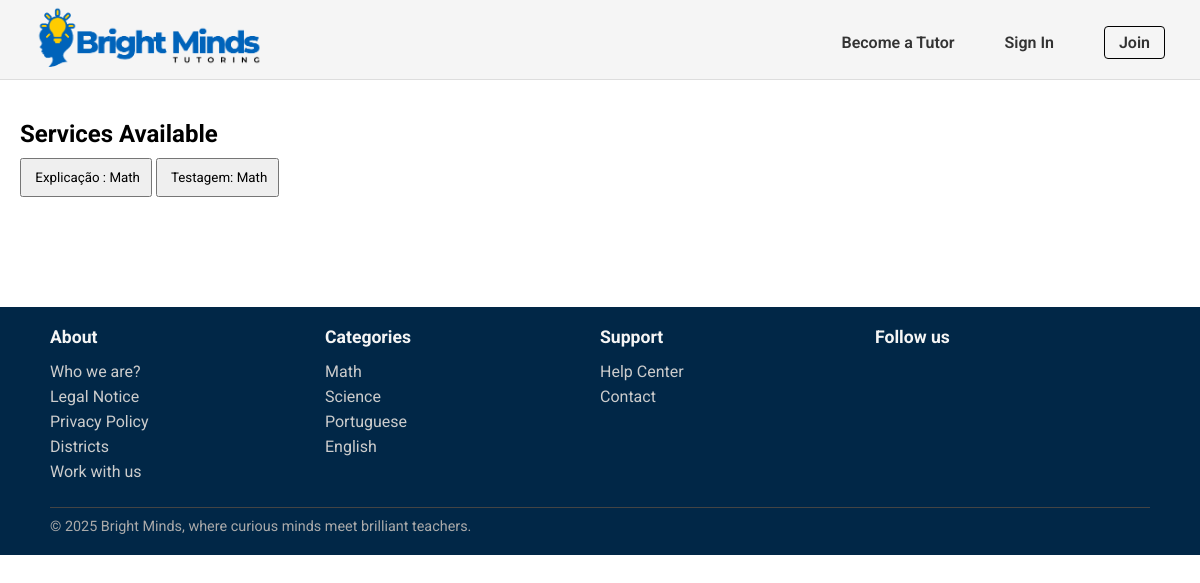
The page /pages/services_list.php?category=Math on the database its author committed.
### tables this page shows
CREATE TABLE Service(
    service_id INTEGER PRIMARY KEY,
    freelancer_id INTEGER NOT NULL,
    title TEXT NOT NULL,
    category_name TEXT NOT NULL,
    description TEXT NOT NULL,
    duracao INTEGER NOT NULL,
    price REAL NOT NULL,
    service_type TEXT CHECK(service_type IN ('individual presencial', 'grupo presencial', 'individual online','grupo online', 'revisão trabalhos')) NOT NULL,
    num_sessoes INTEGER NOT NULL,
    status TEXT CHECK(status IN ('ativo', 'inativo')) DEFAULT 'ativo',
    max_students INTEGER,
    images TEXT, -- tipo text porque estou a amarzenar o path onde as imagens estão armazenadas 
    FOREIGN KEY (freelancer_id) REFERENCES Freelancers(freelancer_id) ON UPDATE CASCADE ON DELETE CASCADE,
    FOREIGN KEY (category_name) REFERENCES Category(category_name) ON UPDATE CASCADE ON DELETE RESTRICT
);

CREATE TABLE Category(
    category_name TEXT PRIMARY KEY
);

### pages/services_list.php (called while the page is built)
<?php
    require_once(__DIR__. '/../templates/common.tpl.php');
    require_once(__DIR__.'/../database/connection.db.php');
    require_once(__DIR__.'/../database/service.class.php');
    require_once(__DIR__.'/../database/categories.php');
    require_once(__DIR__. '/../templates/services.tpl.php');
    $session = new Session();
    $db = getDatabaseConnection();
    $categories = getAllCategories($db);
    $category = $_GET['category'];
    $services = getServicesbyCategory($db,$category);
    drawHeader($session);
    drawServices($services);
    drawFooter($categories);
?>

### utils/session.php (called while the page is built, shortened)
<?php
  class Session {
    public function isLoggedIn() : bool {
      return isset($_SESSION['id']);
    }
  }
?>

### database/service.class.php (called while the page is built, shortened)
<?php
    function getServicesbyCategory(PDO $db, string $category) {
        $stmt = $db->prepare('SELECT * FROM Service WHERE category_name = :category ');
        $stmt->bindParam(':category', $category);
        $stmt->execute();
        return $stmt->fetchAll();
    }
?>

### database/categories.php (called while the page is built)
<?php
  function getAllCategories($db) {
    $stmt = $db->prepare('SELECT category_name
                          FROM Category');
    $stmt->execute();
    return $stmt->fetchAll();
  }
?>

### templates/services.tpl.php (the view, shortened to what this page needs)
<?php function drawServices(array $services){ ?>
    <section id="services">
        <h2>Services Available</h2>
        <?php foreach ($services as $service){?>
            <button class = "service-button">
                <span> <?= $service['title'] ?>: <?= $service['category_name']?> </span>
            </button>
        <?php } ?>
    </section>
<?php } ?>

### templates/common.tpl.php (shortened to what this page needs)
<?php
    require_once(__DIR__. '/../utils/session.php');
?>
<?php function drawHeader(Session $session){ ?>
    <!DOCTYPE html>
    <html>
        <head>
            <link rel="stylesheet" href="../css/style.css">
            <link rel="stylesheet" href="../css/profile.css">
            <link rel="stylesheet" href="../css/services.css">
        </head>
        <body>
            <header>
                <nav>
                    <a href="../pages/index.php"><img id="logo" src="../docs/BrightMinds_logo.png" alt="BrightMinds Logo"></a>
                    <?php
                        if($session->isLoggedIn()) drawUserNav($session);
                        else drawVisitorNav();
                    ?>
                </nav>
            </header>
            <main>
<?php } ?>
<?php function drawVisitorNav() { ?>
    <ul class="visitor-nav-links">
        <li><a href="../pages/sign_up.php">Become a Tutor</a></li>
        <li><a href="../pages/login.php">Sign In</a></li>
        <li><a href="../pages/sign_up.php" class="join-btn">Join</a></li>
    </ul>
<?php } ?>
<?php function drawFooter(array $categories){ ?>
            </main>
            <footer>
                <div class="footer-content">
                    <section class="footer-column">
                        <h3>About</h3>
                        <ul>
                            <li><a href="">Who we are?</a></li>
                            <li><a href="">Legal Notice</a></li>
                            <li><a href="">Privacy Policy</a></li>
                            <li><a href="">Districts</a></li>
                            <li><a href="">Work with us</a></li>
                        </ul>
                    </section>
                    <section class="footer-column">
                        <h3>Categories</h3>
                        <ul>
                            <?php foreach($categories as $category){ ?>
                                <li>
                                    <a href=""><?=$category['category_name']?>
                                    </a>
                                </li>
                            <?php } ?>
                        </ul>
                    </section>
                    <section class="footer-column">
                        <h3>Support</h3>
                        <ul>
                            <li><a href="#">Help Center</a></li>
                            <li><a href="#">Contact</a></li>
                        </ul>
                    </section>
                    <section class="footer-column">
                        <h3>Follow us</h3>
                    </section>
                    <div class="footer-bottom">
                        <hr>
                        <p>© 2025 Bright Minds, where curious minds meet brilliant teachers.</p>
                    </div>
                </div>
            </footer>
        </body>
    </html>
<?php } ?>

### css/style.css (style rules this page uses)
* { font-family: "Roboto"; margin:0; padding:0; box-sizing: border-box; }
header { font-family: "Roboto"; font-style: normal; background-color:whitesmoke; border-bottom: 1px solid #ddd; height: 80px; width: 100%; position: fixed; top:0; left:0; }
nav { display: flex; align-items: center; justify-content: space-between; padding: 5px 35px; }
.visitor-nav-links { list-style: none; display: flex; align-items: center; gap: 50px; }
#logo { height:70px; width: auto; }
a { text-decoration:none; }
.visitor-nav-links li a, .user-nav a { color: #333; font-weight: 600; font-size: 16px; }
.join-btn { padding: 6px 14px; border: 1px solid #000; border-radius: 4px; background-color: transparent; font-weight: bold; cursor: pointer; }
footer { font-family: "Roboto", sans-serif; background-color: #012747; color: #fff; padding: 20px 50px; }
.footer-content { display:grid; grid-template-columns: repeat(4, 1fr); grid-template-rows: auto auto; row-gap: 20px; }
.footer-bottom { grid-column: 1 / -1; }
.footer-column h3 { font-size: 1.1rem; margin-bottom: 15px; color: #f5f5f5; }
.footer-column ul { list-style: none; }
.footer-column ul li { margin-bottom: 6px; }
.footer-column ul li a { text-decoration: none; color: #ccc; }
.footer-bottom { text-align: start; font-size: 0.9rem; color: #aaa; }
.footer-bottom hr { border: none; border-top: 1px solid #444; margin-bottom: 10px; }

### css/profile.css (style rules this page uses)
* { font-family: "Roboto"; margin:0; padding:0; box-sizing: border-box; }

### css/services.css (style rules this page uses)
#services { margin-top: 100px; margin-bottom: 80px; padding: 20px; }
.service-button { align-items: center; padding: 10px; margin: 10px 0; }

### rows shown on the page
service: title "Explicação", category_name "Math"
service: title "Testagem", category_name "Math"
category: category_name "Math"
category: category_name "Science"
category: category_name "Portuguese"
category: category_name "English"
